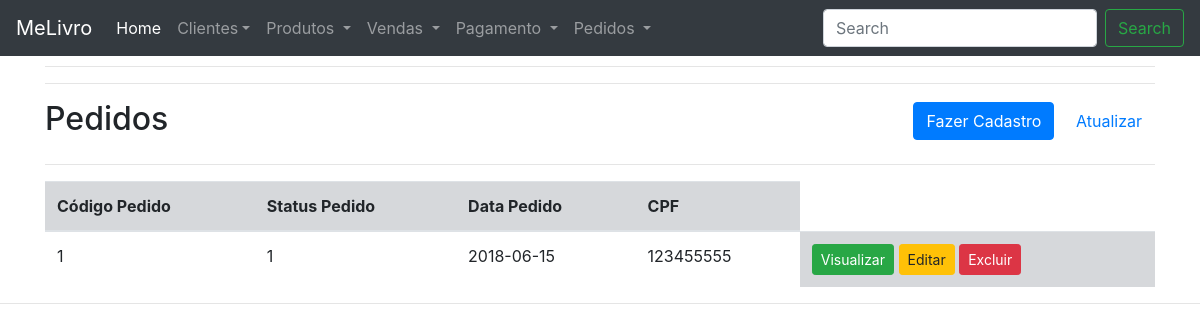
Screenshot of /CRUD/melivro/pedidos/index.php with the database file from the repository.
### tables this page shows
CREATE TABLE IF NOT EXISTS PEDIDO(
    CODPEDIDO INT NOT NULL,
    STATUS_PED TINYINT(1) NOT NULL,  
    DATA_PEDIDO DATE NOT NULL,
    CPF VARCHAR(14) NOT NULL,
    PRIMARY KEY(CODPEDIDO),
    FOREIGN KEY(CPF) REFERENCES USUARIO(CPF)
);

### CRUD/melivro/pedidos/functions.php (called while the page is built, shortened)
<?php
function indexUser() {
  $pedidos = findUser_all('pedido');
}
function findUser_all( $table ) {
  return findUser($table);
}
function findUser( $table = null, $id = null ) {
  $database = open_database();
$found = null;
  if($table == 'pedido'){
    try{
      $sql = "SELECT * FROM pedido";
      $result = $database->query($sql);
      if ($result->num_rows > 0) {
          $found = $result->fetch_all(MYSQLI_ASSOC);
        }
    }catch (Exception $e) {
       $_SESSION['message'] = $e->GetMessage();
         $_SESSION['type'] = 'danger';
    }
}
return $found;
}
?>

### CRUD/melivro/pedidos/index.php (the view, shortened to what this page needs)
<?php
    require_once('functions.php');
	indexUser();
?>
<header>
	<hr>
	<hr>
	<div class="row">
		<div class="col-sm-6">
			<h2>Pedidos</h2>
		</div>
		<div class="col-sm-6 text-right h2">
	    	<a class="btn btn-primary" href="add.php"><i class="fa fa-plus"></i> Fazer Cadastro</a>
	    	<a class="btn btn-default" href="index.php"><i class="fa fa-refresh"></i> Atualizar</a>
	    </div>
	</div>
</header>
<hr>
<div class="table-responsive-sm">
	<table class="table">
	<thead>
		<tr>
			<th class="table-secondary" scope="col">Código Pedido</th>
			<th class="table-secondary" scope="col">Status Pedido</th>
			<th class="table-secondary" scope="col">Data Pedido</th>
			<th class="table-secondary" scope="col">CPF</th>
		</tr>
	</thead>
	<tbody>
	<?php
	if ($pedidos) :
		foreach ($pedidos as $pedido) : ?>
		<tr>
			<td scope="row"><?php echo $pedido["CODPEDIDO"]; ?></td>
			<td><?php echo $pedido["STATUS_PED"]; ?></td>
			<td><?php echo $pedido["DATA_PEDIDO"]; ?></td>
			<td><?php echo $pedido["CPF"]; ?></td>
			<td class="table-secondary">
				<a href="view.php?id=<?php echo $pedido['CODPEDIDO']; ?>" class="btn btn-sm btn-success"><i class="fa fa-eye"></i> Visualizar</a>
				<a href="edit.php?id=<?php echo $pedido['CODPEDIDO']; ?>" class="btn btn-sm btn-warning"><i class="fa fa-pencil"></i> Editar</a>
				<a href="#" class="btn btn-sm btn-danger" data-toggle="modal" data-target="#delete-modal" data-customer="<?php echo $pedido['CODPEDIDO']; ?>">Excluir
				</a>
			</td>
		</tr>
		<?php endforeach; ?>
	<?php else : ?>
		<tr>
			<td colspan="6">Nenhum registro encontrado.</td>
		</tr>
	<?php endif; ?>
	</tbody>
	</table>
</div>

### CRUD/melivro/inc/header.php (style rules this page uses)
body { padding-top: 50px; padding-bottom: 20px; }

### rows the page displays
pedido: CODPEDIDO "1", STATUS_PED "1", DATA_PEDIDO "2018-06-15", CPF "123455555"
